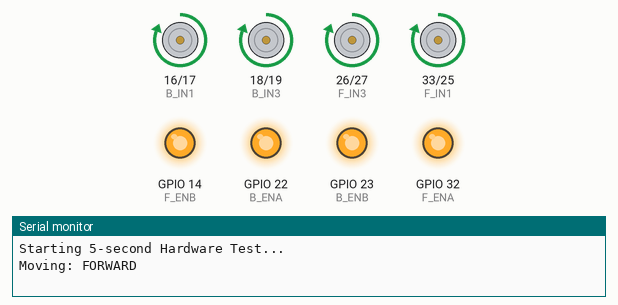
The sketch below on a simulated ESP32. Parts: motor-driver pin pairs drawn as motors (green arrow = first pin HIGH = forward, orange = second pin HIGH = backward, longer = more drive), output pins drawn as LEDs (lit = HIGH), the last lines printed to the serial monitor.

Above: at 2.5 s.
At 7.5 s:
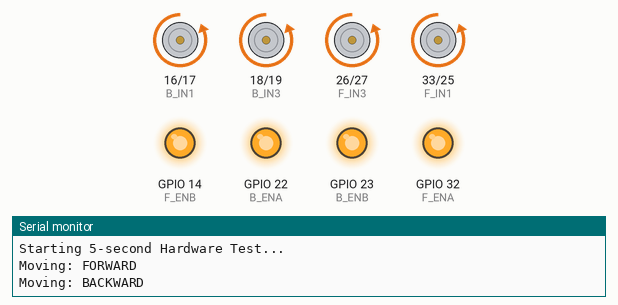
At 12.5 s:
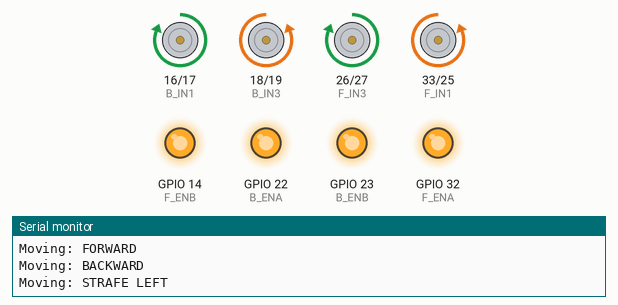
At 17.5 s:
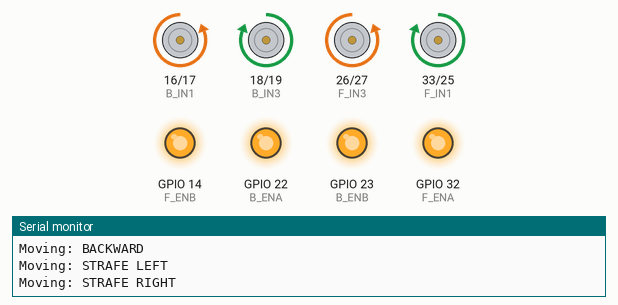
At 21.0 s:
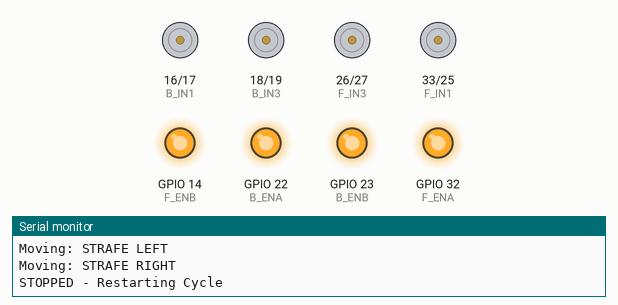
Timing chart, 0 to 28.6 s (numbered marks = the images above):
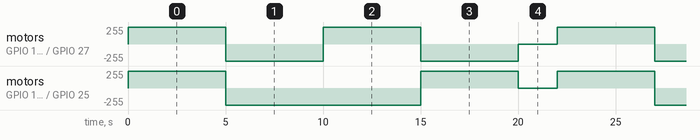

Measured:
- by itself, motor on GPIO 18 (B_IN3) / GPIO 19 (B_IN4), motor on GPIO 33 (F_IN1) / GPIO 25 (F_IN2): repeats every 22.0 s: backward 255/255 10.0 s, forward 255/255 5.0 s, stopped 2.0 s, forward 255/255 5.0 s
- by itself, motor on GPIO 16 (B_IN1) / GPIO 17 (B_IN2), motor on GPIO 26 (F_IN3) / GPIO 27 (F_IN4): repeats every 22.0 s: backward 255/255 5.0 s, forward 255/255 5.0 s, backward 255/255 5.0 s, stopped 2.0 s, forward 255/255 5.0 s

The sketch:

checkall.ino
```cpp
// Back L298N Driver Pins
const int B_ENA = 22; // IO22
const int B_IN1 = 16; // IO16
const int B_IN2 = 17; // IO17
const int B_IN3 = 18; // IO18
const int B_IN4 = 19; // IO19
const int B_ENB = 23; // IO23

// Front L298N Driver Pins
const int F_ENA = 32; // IO32
const int F_IN1 = 33; // IO33
const int F_IN2 = 25; // IO25
const int F_IN3 = 26; // IO26
const int F_IN4 = 27; // IO27
const int F_ENB = 14; // IO14

void moveMotors(int f1, int f2, int f3, int f4, int b1, int b2, int b3, int b4) {
  digitalWrite(F_IN1, f1); digitalWrite(F_IN2, f2);
  digitalWrite(F_IN3, f3); digitalWrite(F_IN4, f4);
  digitalWrite(B_IN1, b1); digitalWrite(B_IN2, b2);
  digitalWrite(B_IN3, b3); digitalWrite(B_IN4, b4);
}

void setup() {
  Serial.begin(115200);

  // Initialize all motor pins as OUTPUT
  int allPins[] = {32, 33, 25, 26, 27, 14, 22, 16, 17, 18, 19, 23};
  for(int p : allPins) pinMode(p, OUTPUT);

  // Enable motor drivers
  digitalWrite(F_ENA, HIGH); digitalWrite(F_ENB, HIGH);
  digitalWrite(B_ENA, HIGH); digitalWrite(B_ENB, HIGH);

  Serial.println("Starting 5-second Hardware Test...");
}

void loop() {
  // 1. FORWARD
  Serial.println("Moving: FORWARD");
  moveMotors(1,0,1,0,1,0,1,0);
  delay(5000);

  // 2. BACKWARD
  Serial.println("Moving: BACKWARD");
  moveMotors(0,1,0,1,0,1,0,1);
  delay(5000);

  // 3. STRAFE LEFT
  Serial.println("Moving: STRAFE LEFT");
  moveMotors(0,1,1,0,1,0,0,1);
  delay(5000);

  // 4. STRAFE RIGHT
  Serial.println("Moving: STRAFE RIGHT");
  moveMotors(1,0,0,1,0,1,1,0);
  delay(5000);

  // 5. STOP
  Serial.println("STOPPED - Restarting Cycle");
  moveMotors(0,0,0,0,0,0,0,0);
  delay(2000);
}
```
